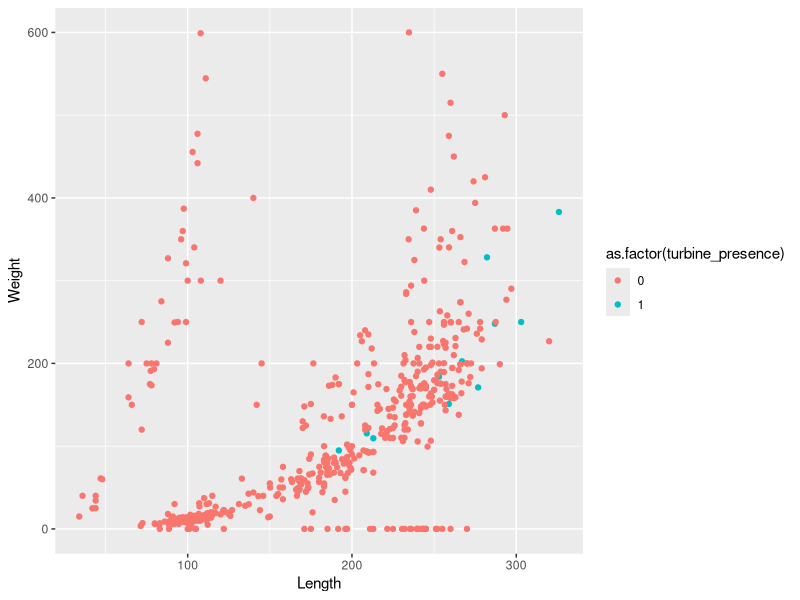
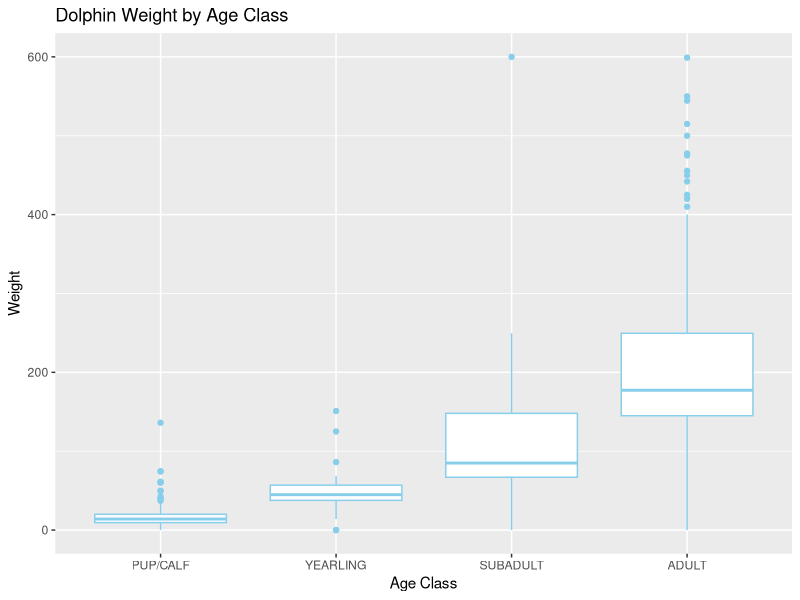
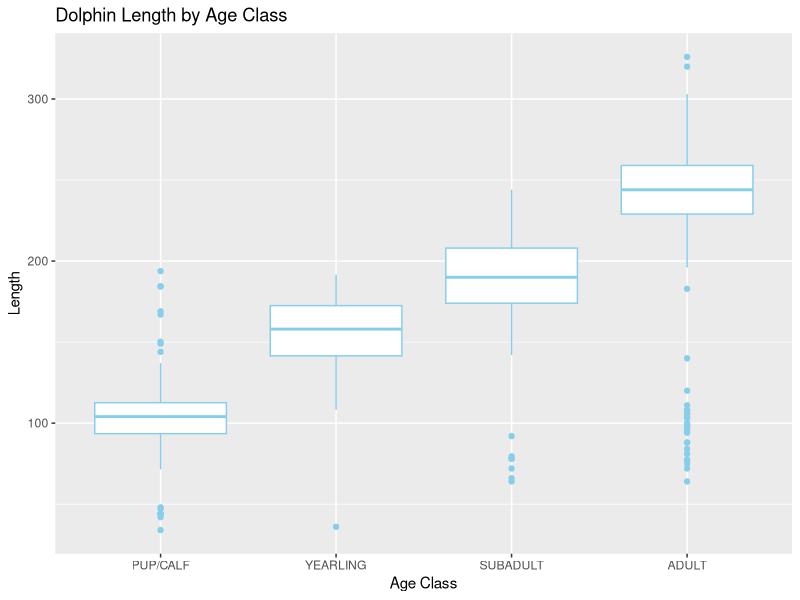
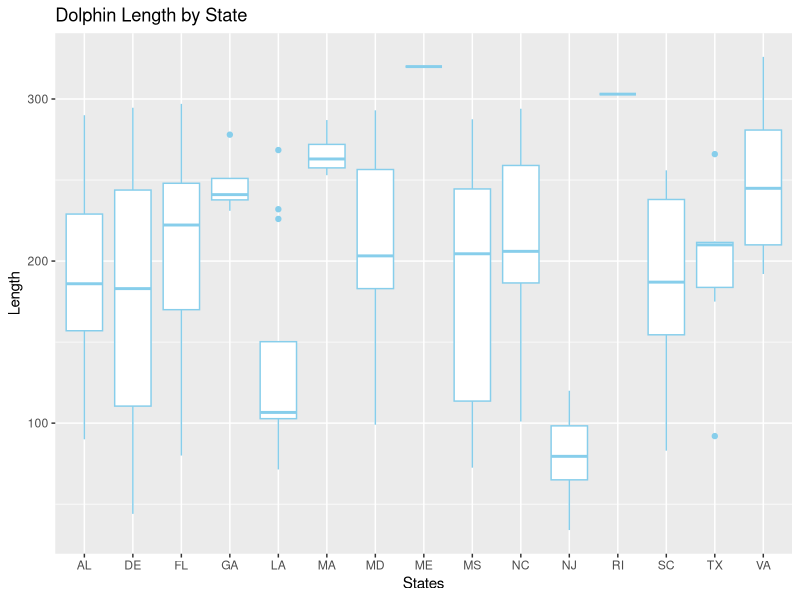
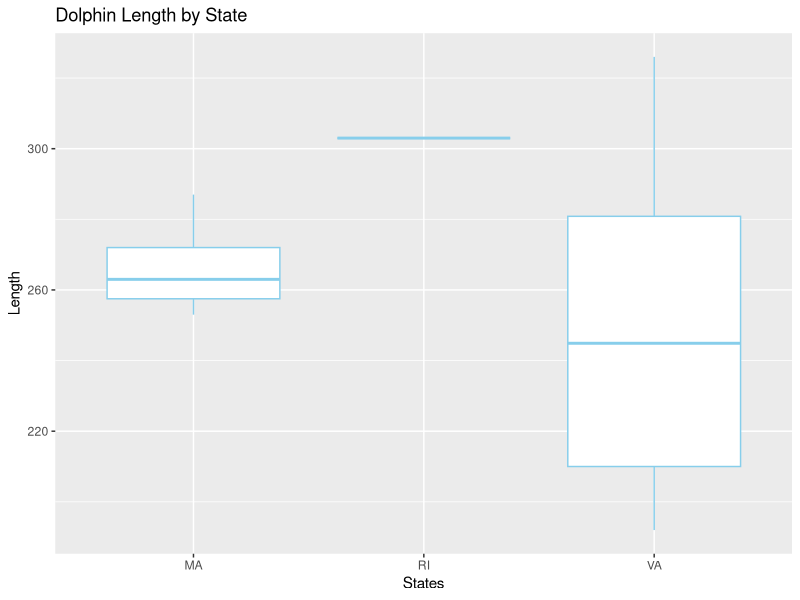
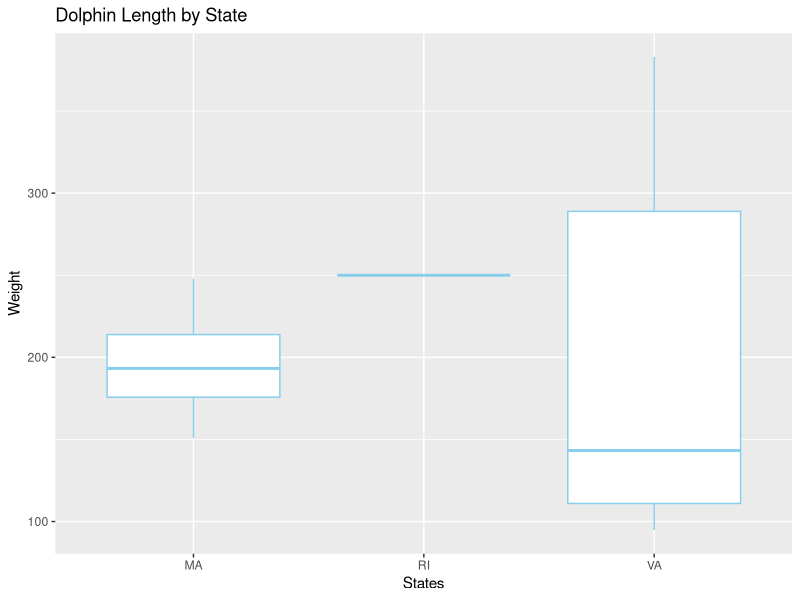
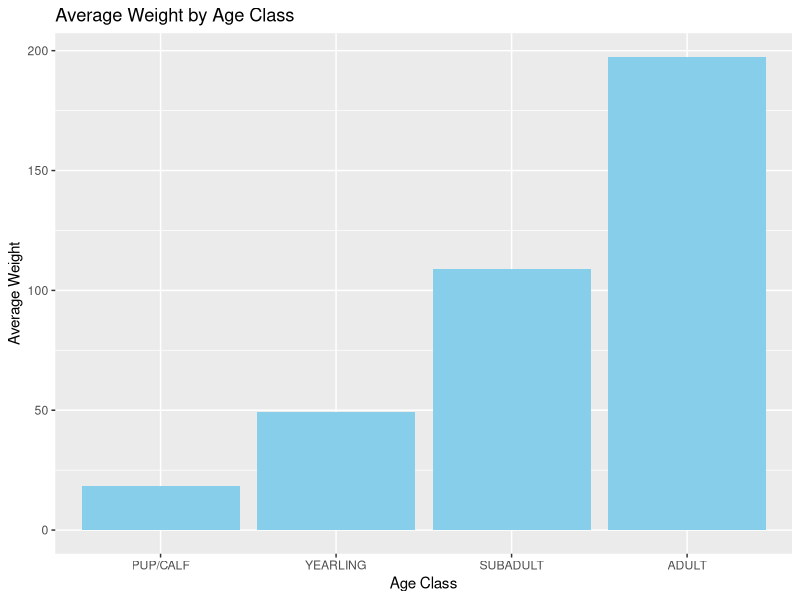
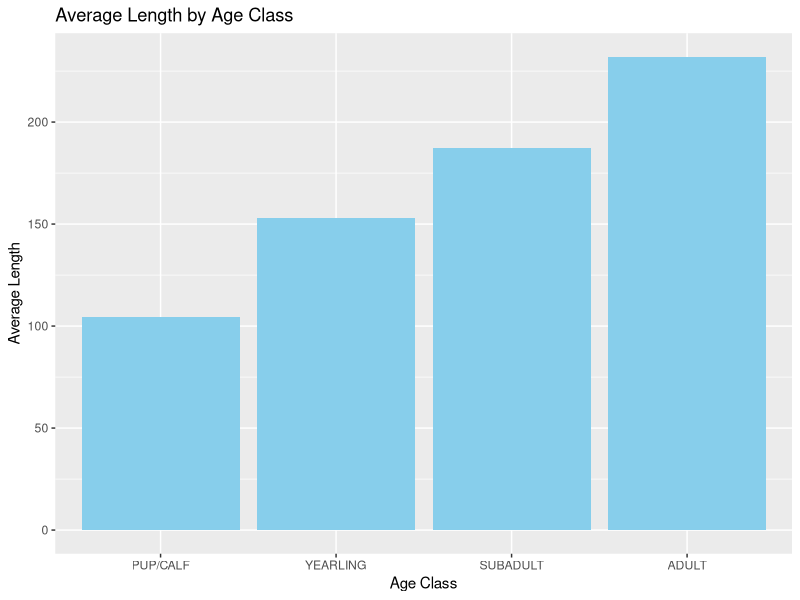

Reproduce these figures in R, in order.
## ---- chunk 1
knitr::opts_chunk$set(echo = TRUE)
## ---- chunk 2
#loading packages
library(tidyverse)
library(ggplot2)
library(GGally)
library(rmarkdown)
#setting WD
setwd("/home/guest/Stat_Modeling_Lab/ENV710Ayoung_Emma")

#read in data for problems 1-2
strandings <- read.csv("dolphins_cleaned.csv")
#attach data
attach(strandings)

## ---- chunk 3
#remove NAs
cleaned_strandings <- na.omit(strandings)

#remove unneeded covariates
cleaned_strandings <- subset(cleaned_strandings, select = -c(Shot, Fishery.Interaction))

#removing blanks in Age.Class
cleaned_strandings <- cleaned_strandings[!grepl("^\\s*$", cleaned_strandings$Age.Class), ]
#removing unknowns in Age.Class
cleaned_strandings <- cleaned_strandings[!cleaned_strandings$Age.Class %in% c("UNKNOWN"), ]
#removing unknowns in Sex
cleaned_strandings <- cleaned_strandings[!cleaned_strandings$Sex %in% c("UNKNOWN"), ]

#create binary covariate for wind turbine presence in state
cleaned_strandings <- cleaned_strandings %>%
  mutate(turbine_presence = if_else(State %in% c("VA", "NY", "RI", "MA"), 1, 0))

write.csv(cleaned_strandings, "cleaned_strandings", row.names = FALSE)
#strandings_test <- read.csv("cleaned_strandings")


#creating subset using collision observations
subset <- cleaned_strandings[!grepl("^\\s*$", cleaned_strandings$Boat.Collision), ]

#create new csv file for future editing
subset <- subset[!subset$Boat.Collision %in% c("C"), ]

#count of strandings in wind farm states = 6
sum(subset$turbine_presence)

#count of strandings in turbine states = 11
sum(cleaned_strandings$turbine_presence)

## ---- chunk 4
#visualizing length and weight by presence of turbines
plot <- ggplot(cleaned_strandings, aes(x = Length, y = Weight, color = as.factor(turbine_presence))) +
  geom_point()
plot

#I like visualizing this data better with box plots
age_class_order <- c("PUP/CALF", "YEARLING", "SUBADULT", "ADULT")

boxplot1 <- ggplot(cleaned_strandings, aes(x = factor(Age.Class, levels = age_class_order), y = Weight)) +
  geom_boxplot(color="skyblue") +
  labs(x = "Age Class", y = "Weight") +
  ggtitle("Dolphin Weight by Age Class")
boxplot1

boxplot2 <- ggplot(cleaned_strandings, aes(x = factor(Age.Class, levels = age_class_order), y = Length)) +
  geom_boxplot(color="skyblue") +
  labs(x = "Age Class", y = "Length") +
  ggtitle("Dolphin Length by Age Class")
boxplot2

state_plot <- ggplot(cleaned_strandings, aes(x = State, y = Length)) +
  geom_boxplot(color="skyblue") +
  labs(x = "States", y = "Length") +
  ggtitle("Dolphin Length by State")
state_plot

subset_turbines <- filter(cleaned_strandings, State %in% c("VA", "NY", "RI", "MA"))

state_turbines <- ggplot(subset_turbines, aes(x = State, y = Length)) +
  geom_boxplot(color="skyblue") +
  labs(x = "States", y = "Length") +
  ggtitle("Dolphin Length by State")
state_turbines

state_turbines2 <- ggplot(subset_turbines, aes(x = State, y = Weight)) +
  geom_boxplot(color="skyblue") +
  labs(x = "States", y = "Weight") +
  ggtitle("Dolphin Length by State")
state_turbines2


#visualizing weight by age class
avg_weight <- aggregate(Weight ~ Age.Class, data = cleaned_strandings, FUN = mean)

avg_weight <- avg_weight[order(-avg_weight$Weight), ]

plot1 <- ggplot(avg_weight, aes(x = reorder(Age.Class, Weight), y = Weight)) +
  geom_bar(stat = "identity", fill = "skyblue") +
  labs(x = "Age Class", y = "Average Weight") +
  ggtitle("Average Weight by Age Class")
plot1

#visualizing length by age class
avg_lengths <- aggregate(Length ~ Age.Class, data = cleaned_strandings, FUN = mean)

avg_lengths <- avg_lengths[order(-avg_lengths$Length), ]

plot2 <- ggplot(avg_lengths, aes(x = reorder(Age.Class, Length), y = Length)) +
  geom_bar(stat = "identity", fill = "skyblue") +
  labs(x = "Age Class", y = "Average Length") +
  ggtitle("Average Length by Age Class")
plot2

#visualizing sex by presence of turbines
plot3 <- ggplot(cleaned_strandings, aes(x = Sex, fill = factor(turbine_presence))) +
  geom_bar(position = "stack") +
  labs(x = "Sex", y = "Count", fill = "Presence of Turbines") +
  ggtitle("Sex vs Presence of Turbines")
plot3

#visualizing age class by presence of turbines
age_class_order <- c("PUP/CALF", "YEARLING", "SUBADULT", "ADULT")

plot4 <- ggplot(cleaned_strandings, aes(x = factor(Age.Class, levels = age_class_order), fill = factor(turbine_presence))) +
  geom_bar(position = "stack") +
  labs(x = "Age Class", y = "Count", fill = "Presence of Turbines") +
  ggtitle("Age Class vs Presence of Turbines")
plot4
